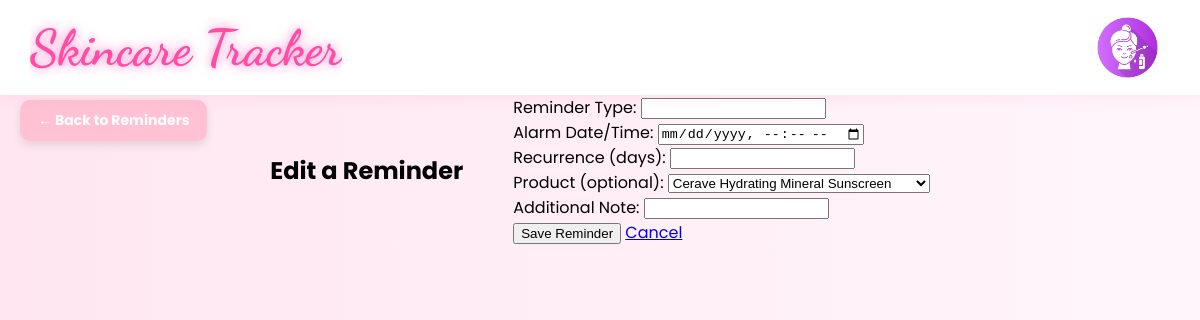
The app's page /reminder/reminder/edit/6 (signed in), older data.
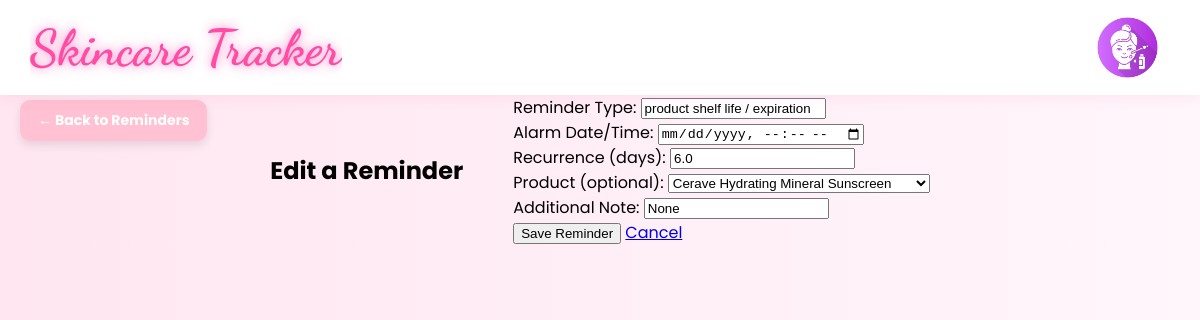
The same page, newer data.
### tables this page shows
CREATE TABLE Reminders (
    reminder_id INTEGER PRIMARY KEY AUTOINCREMENT,
    reminder_type TEXT,
    alarm_date DATETIME,
    recurrence FLOAT,  
    reminder_note TEXT,  
    user_id INTEGER NOT NULL,
    product_id INTEGER,
    FOREIGN KEY (user_id) REFERENCES Users(user_id),
    FOREIGN KEY (product_id) REFERENCES Products(product_id)
);

### routes/reminder_routes.py (the view, shortened to what this page needs)
@reminder_bp.route("/reminder/edit/<int:id>")
@reminder_bp.route("/edit/<int:id>", methods=["GET", "POST"])
def edit_reminder(id):
    db = __import__("app").app.get_db_connection()
    products = db.execute("SELECT product_id, product_name FROM Products").fetchall()
    data = db.execute("SELECT * FROM Reminders WHERE reminder_id=?", (id,)).fetchone()
    db.close()
    return render_template("edit_reminder.html", products=products, data=data)

### app.py (called while the page is built)
def get_db_connection():
    conn = sqlite3.connect(st_db)
    conn.row_factory = sqlite3.Row
    return conn

### templates/reminder/edit_reminder.html (shortened to what this page needs)
{% extends "base.html" %}
{% block content %}
<a href="/reminder" class="corner-back-btn">← Back to Reminders</a>
<div class="container mt-5">
    <h2>Edit a Reminder</h2>
    <form action="/reminder/edit/{{data.reminder_id}}" method="POST">
        <div class="mb-3">
            <label for="reminder_type" class="form-label">Reminder Type:</label>
            <input type="text" class="form-control" id="reminder_type" value="{{data.reminder_type}}" name="reminder_type" required>
        </div>
        <div class="mb-3">
            <label for="alarm_date" class="form-label">Alarm Date/Time:</label>
            <input type="datetime-local" class="form-control" id="alarm_date" value="{{data.alarm_date}}" name="alarm_date" required>
        </div>
        <div class="mb-3">
            <label for="recurrence" class="form-label">Recurrence (days):</label>
            <input type="number" class="form-control" id="recurrence" name="recurrence" value="{{data.recurrence}}"  value="1.0" required>
        </div>
        <div class="mb-3">
            <label for="product_id" class="form-label">Product (optional):</label>
            <select class="form-select" id="product_id" name="product_id">
                {% for product in products %}
                <option value="{{ product.product_id }}" {% if product.product_id == data.product_id %}selected{% endif %}>
                    {{ product.product_name }}
                </option>
                {% endfor %}
            </select>
        </div>
        <div class="mb-3">
            <label for="notes" class="form-label">Additional Note:</label>
            <input type="text" class="form-control" id="notes" value="{{data.reminder_note}}" name="notes">
        </div>
        <button type="submit" class="btn btn-success">Save Reminder</button>
        <a href="/reminder" class="btn btn-secondary">Cancel</a>
    </form>
</div>
{% endblock %}

Row changes from the older to the newer data that the page shows:
added Reminders: reminder_type "product shelf life / expiration", recurrence "6.0"
Text that changed along with them:
form field notes: (not shown) → "None"
